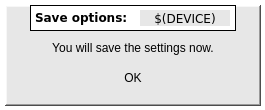
<?xml version="1.0" encoding="UTF-8"?>
<ui version="4.0">
 <class>MainWindow</class>
 <widget class="QMainWindow" name="MainWindow">
  <property name="geometry">
   <rect>
    <x>0</x>
    <y>0</y>
    <width>265</width>
    <height>110</height>
   </rect>
  </property>
  <property name="font">
   <font>
    <family>DejaVu Sans</family>
   </font>
  </property>
  <property name="windowTitle">
   <string>$(MODULE)</string>
  </property>
  <property name="styleSheet">
   <string notr="true">background-color: rgb(255, 255, 255);</string>
  </property>
  <property name="Title" stdset="0">
   <string>$(DEVICE) Save options</string>
  </property>
  <widget class="QWidget" name="centralwidget">
   <widget class="caFrame" name="caframe_6">
    <property name="geometry">
     <rect>
      <x>5</x>
      <y>5</y>
      <width>256</width>
      <height>101</height>
     </rect>
    </property>
    <property name="font">
     <font>
      <family>DejaVu Sans</family>
     </font>
    </property>
    <property name="styleSheet">
     <string notr="true">background-color: rgb(231, 231, 231);</string>
    </property>
    <property name="frameShape">
     <enum>QFrame::WinPanel</enum>
    </property>
    <property name="frameShadow">
     <enum>QFrame::Raised</enum>
    </property>
    <property name="lineWidth">
     <number>1</number>
    </property>
    <property name="midLineWidth">
     <number>1</number>
    </property>
    <property name="background">
     <color>
      <red>0</red>
      <green>0</green>
      <blue>0</blue>
     </color>
    </property>
    <property name="backgroundMode">
     <enum>caFrame::Filled</enum>
    </property>
    <widget class="QLabel" name="label_31">
     <property name="geometry">
      <rect>
       <x>25</x>
       <y>0</y>
       <width>206</width>
       <height>26</height>
      </rect>
     </property>
     <property name="font">
      <font>
       <family>DejaVu Sans</family>
       <weight>75</weight>
       <bold>true</bold>
      </font>
     </property>
     <property name="styleSheet">
      <string notr="true">background-color: rgb(255, 255, 255);</string>
     </property>
     <property name="frameShape">
      <enum>QFrame::Box</enum>
     </property>
     <property name="text">
      <string>Save options: </string>
     </property>
     <property name="alignment">
      <set>Qt::AlignLeading|Qt::AlignLeft|Qt::AlignTop</set>
     </property>
    </widget>
    <widget class="caLabel" name="calabel_2">
     <property name="geometry">
      <rect>
       <x>135</x>
       <y>5</y>
       <width>90</width>
       <height>16</height>
      </rect>
     </property>
     <property name="font">
      <font>
       <family>DejaVu Sans</family>
       <pointsize>9</pointsize>
      </font>
     </property>
     <property name="text">
      <string>$(DEVICE)</string>
     </property>
     <property name="alignment">
      <set>Qt::AlignCenter</set>
     </property>
     <property name="background">
      <color>
       <red>255</red>
       <green>255</green>
       <blue>255</blue>
      </color>
     </property>
    </widget>
    <widget class="QLabel" name="label">
     <property name="geometry">
      <rect>
       <x>25</x>
       <y>35</y>
       <width>206</width>
       <height>16</height>
      </rect>
     </property>
     <property name="text">
      <string>You will save the settings now.</string>
     </property>
     <property name="alignment">
      <set>Qt::AlignCenter</set>
     </property>
    </widget>
    <widget class="caMessageButton" name="camessagebutton">
     <property name="geometry">
      <rect>
       <x>90</x>
       <y>60</y>
       <width>76</width>
       <height>26</height>
      </rect>
     </property>
     <property name="sizePolicy">
      <sizepolicy hsizetype="Minimum" vsizetype="Minimum">
       <horstretch>0</horstretch>
       <verstretch>0</verstretch>
      </sizepolicy>
     </property>
     <property name="text">
      <string>OK</string>
     </property>
     <property name="flat">
      <bool>true</bool>
     </property>
     <property name="channel" stdset="0">
      <string notr="true">$(DEVICE):app:persistence:save</string>
     </property>
     <property name="pressMessage">
      <string notr="true">0</string>
     </property>
    </widget>
   </widget>
  </widget>
 </widget>
 <customwidgets>
  <customwidget>
   <class>caMessageButton</class>
   <extends>QPushButton</extends>
   <header>caMessageButton</header>
  </customwidget>
  <customwidget>
   <class>caFrame</class>
   <extends>QFrame</extends>
   <header>caFrame</header>
   <container>1</container>
  </customwidget>
  <customwidget>
   <class>caLabel</class>
   <extends>QLabel</extends>
   <header>caLabel</header>
  </customwidget>
 </customwidgets>
 <resources/>
 <connections/>
 <designerdata>
  <property name="gridDeltaX">
   <number>5</number>
  </property>
  <property name="gridDeltaY">
   <number>5</number>
  </property>
  <property name="gridSnapX">
   <bool>true</bool>
  </property>
  <property name="gridSnapY">
   <bool>true</bool>
  </property>
  <property name="gridVisible">
   <bool>true</bool>
  </property>
 </designerdata>
</ui>
